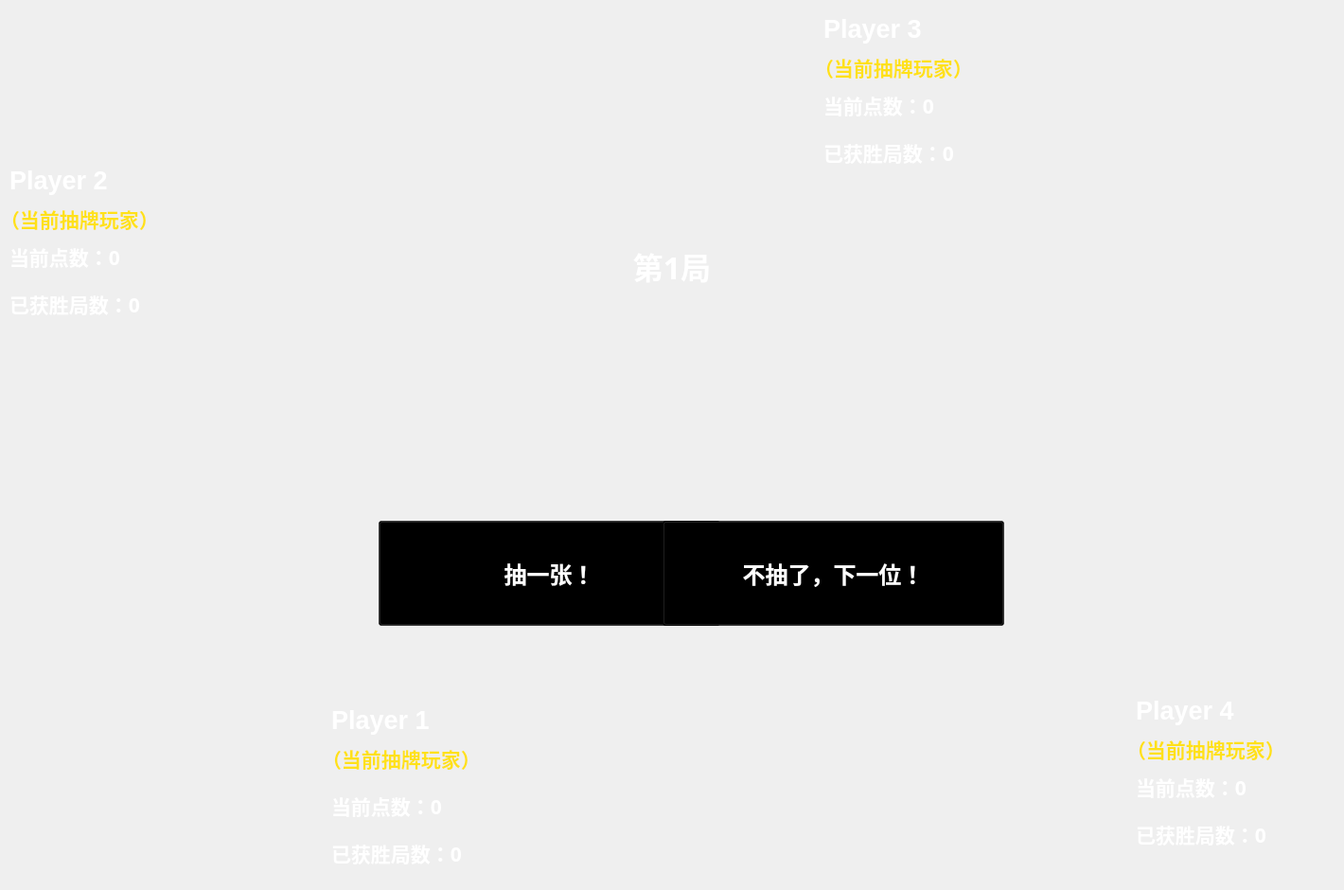
<?xml version="1.0" encoding="UTF-8"?>
<ui version="4.0">
 <class>_21_points</class>
 <widget class="QMainWindow" name="_21_points">
  <property name="geometry">
   <rect>
    <x>0</x>
    <y>0</y>
    <width>1420</width>
    <height>940</height>
   </rect>
  </property>
  <property name="minimumSize">
   <size>
    <width>1420</width>
    <height>940</height>
   </size>
  </property>
  <property name="maximumSize">
   <size>
    <width>1420</width>
    <height>940</height>
   </size>
  </property>
  <property name="windowTitle">
   <string>MainWindow</string>
  </property>
  <widget class="QWidget" name="centralwidget">
   <widget class="QLabel" name="label">
    <property name="geometry">
     <rect>
      <x>0</x>
      <y>0</y>
      <width>1420</width>
      <height>940</height>
     </rect>
    </property>
    <property name="styleSheet">
     <string notr="true">background-image: url(:/backgrounds/graph/backgrounds/bg1.png);</string>
    </property>
    <property name="text">
     <string/>
    </property>
   </widget>
   <widget class="QLabel" name="label_2">
    <property name="geometry">
     <rect>
      <x>560</x>
      <y>330</y>
      <width>325</width>
      <height>184</height>
     </rect>
    </property>
    <property name="styleSheet">
     <string notr="true">background-image: url(:/cards/graph/cards/cardheap.png);</string>
    </property>
    <property name="text">
     <string/>
    </property>
   </widget>
   <widget class="QLabel" name="label_3">
    <property name="geometry">
     <rect>
      <x>560</x>
      <y>720</y>
      <width>147</width>
      <height>221</height>
     </rect>
    </property>
    <property name="styleSheet">
     <string notr="true">background-image: url(:/cards/Club/graph/cards/Club/C_2.png);</string>
    </property>
    <property name="text">
     <string/>
    </property>
   </widget>
   <widget class="QLabel" name="label_4">
    <property name="geometry">
     <rect>
      <x>580</x>
      <y>720</y>
      <width>147</width>
      <height>221</height>
     </rect>
    </property>
    <property name="styleSheet">
     <string notr="true">background-image: url(:/cards/Diamond/graph/cards/Diamond/D_3.png);</string>
    </property>
    <property name="text">
     <string/>
    </property>
   </widget>
   <widget class="QLabel" name="label_5">
    <property name="geometry">
     <rect>
      <x>600</x>
      <y>720</y>
      <width>147</width>
      <height>220</height>
     </rect>
    </property>
    <property name="styleSheet">
     <string notr="true">background-image: url(:/cards/spade/graph/cards/Spade/S_4.png);</string>
    </property>
    <property name="text">
     <string/>
    </property>
   </widget>
   <widget class="QLabel" name="label_6">
    <property name="geometry">
     <rect>
      <x>620</x>
      <y>720</y>
      <width>147</width>
      <height>221</height>
     </rect>
    </property>
    <property name="styleSheet">
     <string notr="true">background-image: url(:/cards/Club/graph/cards/Club/C_2.png);</string>
    </property>
    <property name="text">
     <string/>
    </property>
   </widget>
   <widget class="QLabel" name="label_7">
    <property name="geometry">
     <rect>
      <x>640</x>
      <y>720</y>
      <width>147</width>
      <height>221</height>
     </rect>
    </property>
    <property name="styleSheet">
     <string notr="true">background-image: url(:/cards/Club/graph/cards/Club/C_2.png);</string>
    </property>
    <property name="text">
     <string/>
    </property>
   </widget>
   <widget class="QLabel" name="label_8">
    <property name="geometry">
     <rect>
      <x>660</x>
      <y>720</y>
      <width>147</width>
      <height>221</height>
     </rect>
    </property>
    <property name="styleSheet">
     <string notr="true">background-image: url(:/cards/spade/graph/cards/Spade/S_7.png);</string>
    </property>
    <property name="text">
     <string/>
    </property>
   </widget>
   <widget class="QLabel" name="label_9">
    <property name="geometry">
     <rect>
      <x>680</x>
      <y>720</y>
      <width>147</width>
      <height>221</height>
     </rect>
    </property>
    <property name="styleSheet">
     <string notr="true">background-image: url(:/cards/Club/graph/cards/Club/C_2.png);</string>
    </property>
    <property name="text">
     <string/>
    </property>
   </widget>
   <widget class="QLabel" name="label_10">
    <property name="geometry">
     <rect>
      <x>700</x>
      <y>720</y>
      <width>147</width>
      <height>221</height>
     </rect>
    </property>
    <property name="styleSheet">
     <string notr="true">background-image: url(:/cards/Club/graph/cards/Club/C_2.png);</string>
    </property>
    <property name="text">
     <string/>
    </property>
   </widget>
   <widget class="QLabel" name="label_11">
    <property name="geometry">
     <rect>
      <x>720</x>
      <y>720</y>
      <width>147</width>
      <height>221</height>
     </rect>
    </property>
    <property name="styleSheet">
     <string notr="true">background-image: url(:/cards/Club/graph/cards/Club/C_2.png);</string>
    </property>
    <property name="text">
     <string/>
    </property>
   </widget>
   <widget class="QLabel" name="label_12">
    <property name="geometry">
     <rect>
      <x>740</x>
      <y>720</y>
      <width>147</width>
      <height>221</height>
     </rect>
    </property>
    <property name="styleSheet">
     <string notr="true">background-image: url(:/cards/Diamond/graph/cards/Diamond/D_K.png);</string>
    </property>
    <property name="text">
     <string/>
    </property>
   </widget>
   <widget class="QLabel" name="label_13">
    <property name="geometry">
     <rect>
      <x>760</x>
      <y>720</y>
      <width>147</width>
      <height>221</height>
     </rect>
    </property>
    <property name="styleSheet">
     <string notr="true">background-image: url(:/cards/Club/graph/cards/Club/C_2.png);</string>
    </property>
    <property name="text">
     <string/>
    </property>
   </widget>
   <widget class="QLabel" name="label_14">
    <property name="geometry">
     <rect>
      <x>710</x>
      <y>1</y>
      <width>147</width>
      <height>221</height>
     </rect>
    </property>
    <property name="styleSheet">
     <string notr="true">background-image: url(:/cards/Club/graph/cards/Club/C_2.png);</string>
    </property>
    <property name="text">
     <string/>
    </property>
   </widget>
   <widget class="QLabel" name="label_15">
    <property name="geometry">
     <rect>
      <x>690</x>
      <y>1</y>
      <width>147</width>
      <height>221</height>
     </rect>
    </property>
    <property name="styleSheet">
     <string notr="true">background-image: url(:/cards/Club/graph/cards/Club/C_2.png);</string>
    </property>
    <property name="text">
     <string/>
    </property>
   </widget>
   <widget class="QLabel" name="label_16">
    <property name="geometry">
     <rect>
      <x>670</x>
      <y>1</y>
      <width>147</width>
      <height>221</height>
     </rect>
    </property>
    <property name="styleSheet">
     <string notr="true">background-image: url(:/cards/Club/graph/cards/Club/C_2.png);</string>
    </property>
    <property name="text">
     <string/>
    </property>
   </widget>
   <widget class="QLabel" name="label_17">
    <property name="geometry">
     <rect>
      <x>650</x>
      <y>1</y>
      <width>147</width>
      <height>221</height>
     </rect>
    </property>
    <property name="styleSheet">
     <string notr="true">background-image: url(:/cards/Club/graph/cards/Club/C_2.png);</string>
    </property>
    <property name="text">
     <string/>
    </property>
   </widget>
   <widget class="QLabel" name="label_18">
    <property name="geometry">
     <rect>
      <x>630</x>
      <y>1</y>
      <width>147</width>
      <height>221</height>
     </rect>
    </property>
    <property name="styleSheet">
     <string notr="true">background-image: url(:/cards/Diamond/graph/cards/Diamond/D_6.png);</string>
    </property>
    <property name="text">
     <string/>
    </property>
   </widget>
   <widget class="QLabel" name="label_19">
    <property name="geometry">
     <rect>
      <x>610</x>
      <y>1</y>
      <width>147</width>
      <height>221</height>
     </rect>
    </property>
    <property name="styleSheet">
     <string notr="true">background-image: url(:/cards/Club/graph/cards/Club/C_2.png);</string>
    </property>
    <property name="text">
     <string/>
    </property>
   </widget>
   <widget class="QLabel" name="label_20">
    <property name="geometry">
     <rect>
      <x>590</x>
      <y>1</y>
      <width>147</width>
      <height>221</height>
     </rect>
    </property>
    <property name="styleSheet">
     <string notr="true">background-image: url(:/cards/Club/graph/cards/Club/C_2.png);</string>
    </property>
    <property name="text">
     <string/>
    </property>
   </widget>
   <widget class="QLabel" name="label_21">
    <property name="geometry">
     <rect>
      <x>570</x>
      <y>1</y>
      <width>147</width>
      <height>221</height>
     </rect>
    </property>
    <property name="styleSheet">
     <string notr="true">background-image: url(:/cards/Club/graph/cards/Club/C_2.png);</string>
    </property>
    <property name="text">
     <string/>
    </property>
   </widget>
   <widget class="QLabel" name="label_22">
    <property name="geometry">
     <rect>
      <x>550</x>
      <y>1</y>
      <width>147</width>
      <height>221</height>
     </rect>
    </property>
    <property name="styleSheet">
     <string notr="true">background-image: url(:/cards/Club/graph/cards/Club/C_2.png);</string>
    </property>
    <property name="text">
     <string/>
    </property>
   </widget>
   <widget class="QLabel" name="label_23">
    <property name="geometry">
     <rect>
      <x>530</x>
      <y>1</y>
      <width>147</width>
      <height>221</height>
     </rect>
    </property>
    <property name="styleSheet">
     <string notr="true">background-image: url(:/cards/Club/graph/cards/Club/C_2.png);</string>
    </property>
    <property name="text">
     <string/>
    </property>
   </widget>
   <widget class="QLabel" name="label_24">
    <property name="geometry">
     <rect>
      <x>510</x>
      <y>1</y>
      <width>147</width>
      <height>221</height>
     </rect>
    </property>
    <property name="styleSheet">
     <string notr="true">background-image: url(:/cards/Heart/graph/cards/Heart/H_9.png);</string>
    </property>
    <property name="text">
     <string/>
    </property>
   </widget>
   <widget class="QLabel" name="label_25">
    <property name="geometry">
     <rect>
      <x>1</x>
      <y>365</y>
      <width>221</width>
      <height>147</height>
     </rect>
    </property>
    <property name="styleSheet">
     <string notr="true">background-image: url(:/cards/Heart/graph/cards/Heart/H_5.png);</string>
    </property>
    <property name="text">
     <string/>
    </property>
   </widget>
   <widget class="QLabel" name="label_26">
    <property name="geometry">
     <rect>
      <x>1</x>
      <y>385</y>
      <width>221</width>
      <height>147</height>
     </rect>
    </property>
    <property name="styleSheet">
     <string notr="true">background-image: url(:/cards/Heart/graph/cards/Heart/H_5.png);</string>
    </property>
    <property name="text">
     <string/>
    </property>
   </widget>
   <widget class="QLabel" name="label_27">
    <property name="geometry">
     <rect>
      <x>1</x>
      <y>405</y>
      <width>221</width>
      <height>147</height>
     </rect>
    </property>
    <property name="styleSheet">
     <string notr="true">background-image: url(:/cards/Heart/graph/cards/Heart/H_5.png);</string>
    </property>
    <property name="text">
     <string/>
    </property>
   </widget>
   <widget class="QLabel" name="label_28">
    <property name="geometry">
     <rect>
      <x>1</x>
      <y>425</y>
      <width>221</width>
      <height>147</height>
     </rect>
    </property>
    <property name="styleSheet">
     <string notr="true">background-image: url(:/cards/Heart/graph/cards/Heart/H_5.png);</string>
    </property>
    <property name="text">
     <string/>
    </property>
   </widget>
   <widget class="QLabel" name="label_29">
    <property name="geometry">
     <rect>
      <x>1</x>
      <y>445</y>
      <width>221</width>
      <height>147</height>
     </rect>
    </property>
    <property name="styleSheet">
     <string notr="true">background-image: url(:/cards/Heart/graph/cards/Heart/H_5.png);</string>
    </property>
    <property name="text">
     <string/>
    </property>
   </widget>
   <widget class="QLabel" name="label_30">
    <property name="geometry">
     <rect>
      <x>1</x>
      <y>465</y>
      <width>221</width>
      <height>147</height>
     </rect>
    </property>
    <property name="styleSheet">
     <string notr="true">background-image: url(:/cards/Heart/graph/cards/Heart/H_5.png);</string>
    </property>
    <property name="text">
     <string/>
    </property>
   </widget>
   <widget class="QLabel" name="label_31">
    <property name="geometry">
     <rect>
      <x>1</x>
      <y>485</y>
      <width>221</width>
      <height>147</height>
     </rect>
    </property>
    <property name="styleSheet">
     <string notr="true">background-image: url(:/cards/Heart/graph/cards/Heart/H_5.png);</string>
    </property>
    <property name="text">
     <string/>
    </property>
   </widget>
   <widget class="QLabel" name="label_32">
    <property name="geometry">
     <rect>
      <x>1</x>
      <y>505</y>
      <width>221</width>
      <height>147</height>
     </rect>
    </property>
    <property name="styleSheet">
     <string notr="true">background-image: url(:/cards/Heart/graph/cards/Heart/H_5.png);</string>
    </property>
    <property name="text">
     <string/>
    </property>
   </widget>
   <widget class="QLabel" name="label_33">
    <property name="geometry">
     <rect>
      <x>1</x>
      <y>525</y>
      <width>221</width>
      <height>147</height>
     </rect>
    </property>
    <property name="styleSheet">
     <string notr="true">background-image: url(:/cards/Heart/graph/cards/Heart/H_5.png);</string>
    </property>
    <property name="text">
     <string/>
    </property>
   </widget>
   <widget class="QLabel" name="label_34">
    <property name="geometry">
     <rect>
      <x>1</x>
      <y>545</y>
      <width>221</width>
      <height>147</height>
     </rect>
    </property>
    <property name="styleSheet">
     <string notr="true">background-image: url(:/cards/Heart/graph/cards/Heart/H_5.png);</string>
    </property>
    <property name="text">
     <string/>
    </property>
   </widget>
   <widget class="QLabel" name="label_35">
    <property name="geometry">
     <rect>
      <x>1</x>
      <y>565</y>
      <width>221</width>
      <height>147</height>
     </rect>
    </property>
    <property name="styleSheet">
     <string notr="true">background-image: url(:/cards/Heart/graph/cards/Heart/H_5.png);</string>
    </property>
    <property name="text">
     <string/>
    </property>
   </widget>
   <widget class="QLabel" name="label_36">
    <property name="geometry">
     <rect>
      <x>1198</x>
      <y>575</y>
      <width>221</width>
      <height>147</height>
     </rect>
    </property>
    <property name="styleSheet">
     <string notr="true">background-image: url(:/cards/Heart/graph/cards/Heart/H_5.png);</string>
    </property>
    <property name="text">
     <string/>
    </property>
   </widget>
   <widget class="QLabel" name="label_37">
    <property name="geometry">
     <rect>
      <x>1198</x>
      <y>555</y>
      <width>221</width>
      <height>147</height>
     </rect>
    </property>
    <property name="styleSheet">
     <string notr="true">background-image: url(:/cards/Heart/graph/cards/Heart/H_5.png);</string>
    </property>
    <property name="text">
     <string/>
    </property>
   </widget>
   <widget class="QLabel" name="label_38">
    <property name="geometry">
     <rect>
      <x>1198</x>
      <y>535</y>
      <width>221</width>
      <height>147</height>
     </rect>
    </property>
    <property name="styleSheet">
     <string notr="true">background-image: url(:/cards/Heart/graph/cards/Heart/H_5.png);</string>
    </property>
    <property name="text">
     <string/>
    </property>
   </widget>
   <widget class="QLabel" name="label_39">
    <property name="geometry">
     <rect>
      <x>1198</x>
      <y>515</y>
      <width>221</width>
      <height>147</height>
     </rect>
    </property>
    <property name="styleSheet">
     <string notr="true">background-image: url(:/cards/Heart/graph/cards/Heart/H_5.png);</string>
    </property>
    <property name="text">
     <string/>
    </property>
   </widget>
   <widget class="QLabel" name="label_40">
    <property name="geometry">
     <rect>
      <x>1198</x>
      <y>495</y>
      <width>221</width>
      <height>147</height>
     </rect>
    </property>
    <property name="styleSheet">
     <string notr="true">background-image: url(:/cards/Heart/graph/cards/Heart/H_5.png);</string>
    </property>
    <property name="text">
     <string/>
    </property>
   </widget>
   <widget class="QLabel" name="label_41">
    <property name="geometry">
     <rect>
      <x>1198</x>
      <y>475</y>
      <width>221</width>
      <height>147</height>
     </rect>
    </property>
    <property name="styleSheet">
     <string notr="true">background-image: url(:/cards/Heart/graph/cards/Heart/H_5.png);</string>
    </property>
    <property name="text">
     <string/>
    </property>
   </widget>
   <widget class="QLabel" name="label_42">
    <property name="geometry">
     <rect>
      <x>1198</x>
      <y>455</y>
      <width>221</width>
      <height>147</height>
     </rect>
    </property>
    <property name="styleSheet">
     <string notr="true">background-image: url(:/cards/Heart/graph/cards/Heart/H_5.png);</string>
    </property>
    <property name="text">
     <string/>
    </property>
   </widget>
   <widget class="QLabel" name="label_43">
    <property name="geometry">
     <rect>
      <x>1198</x>
      <y>435</y>
      <width>221</width>
      <height>147</height>
     </rect>
    </property>
    <property name="styleSheet">
     <string notr="true">background-image: url(:/cards/Heart/graph/cards/Heart/H_5.png);</string>
    </property>
    <property name="text">
     <string/>
    </property>
   </widget>
   <widget class="QLabel" name="label_44">
    <property name="geometry">
     <rect>
      <x>1198</x>
      <y>415</y>
      <width>221</width>
      <height>147</height>
     </rect>
    </property>
    <property name="styleSheet">
     <string notr="true">background-image: url(:/cards/Heart/graph/cards/Heart/H_5.png);</string>
    </property>
    <property name="text">
     <string/>
    </property>
   </widget>
   <widget class="QLabel" name="label_45">
    <property name="geometry">
     <rect>
      <x>1198</x>
      <y>395</y>
      <width>221</width>
      <height>147</height>
     </rect>
    </property>
    <property name="styleSheet">
     <string notr="true">background-image: url(:/cards/Heart/graph/cards/Heart/H_5.png);</string>
    </property>
    <property name="text">
     <string/>
    </property>
   </widget>
   <widget class="QLabel" name="label_46">
    <property name="geometry">
     <rect>
      <x>1198</x>
      <y>375</y>
      <width>221</width>
      <height>147</height>
     </rect>
    </property>
    <property name="styleSheet">
     <string notr="true">background-image: url(:/cards/Heart/graph/cards/Heart/H_5.png);</string>
    </property>
    <property name="text">
     <string/>
    </property>
   </widget>
   <widget class="QLabel" name="label_47">
    <property name="geometry">
     <rect>
      <x>350</x>
      <y>730</y>
      <width>331</width>
      <height>61</height>
     </rect>
    </property>
    <property name="font">
     <font>
      <family>Microsoft YaHei UI</family>
      <pointsize>20</pointsize>
      <weight>75</weight>
      <bold>true</bold>
     </font>
    </property>
    <property name="styleSheet">
     <string notr="true">color: rgb(255, 255, 255);</string>
    </property>
    <property name="text">
     <string>Player 1</string>
    </property>
   </widget>
   <widget class="QLabel" name="label_48">
    <property name="geometry">
     <rect>
      <x>350</x>
      <y>820</y>
      <width>341</width>
      <height>61</height>
     </rect>
    </property>
    <property name="font">
     <font>
      <family>Microsoft YaHei</family>
      <pointsize>16</pointsize>
      <weight>75</weight>
      <bold>true</bold>
     </font>
    </property>
    <property name="styleSheet">
     <string notr="true">color: rgb(255, 255, 255);</string>
    </property>
    <property name="text">
     <string>当前点数：0</string>
    </property>
   </widget>
   <widget class="QLabel" name="label_49">
    <property name="geometry">
     <rect>
      <x>1200</x>
      <y>720</y>
      <width>331</width>
      <height>61</height>
     </rect>
    </property>
    <property name="font">
     <font>
      <family>Microsoft YaHei UI</family>
      <pointsize>20</pointsize>
      <weight>75</weight>
      <bold>true</bold>
     </font>
    </property>
    <property name="styleSheet">
     <string notr="true">color: rgb(255, 255, 255);</string>
    </property>
    <property name="text">
     <string>Player 4</string>
    </property>
   </widget>
   <widget class="QLabel" name="label_50">
    <property name="geometry">
     <rect>
      <x>1200</x>
      <y>800</y>
      <width>331</width>
      <height>61</height>
     </rect>
    </property>
    <property name="font">
     <font>
      <family>Microsoft YaHei</family>
      <pointsize>16</pointsize>
      <weight>75</weight>
      <bold>true</bold>
     </font>
    </property>
    <property name="styleSheet">
     <string notr="true">color: rgb(255, 255, 255);</string>
    </property>
    <property name="text">
     <string>当前点数：0</string>
    </property>
   </widget>
   <widget class="QLabel" name="label_51">
    <property name="geometry">
     <rect>
      <x>10</x>
      <y>160</y>
      <width>331</width>
      <height>61</height>
     </rect>
    </property>
    <property name="font">
     <font>
      <family>Microsoft YaHei UI</family>
      <pointsize>20</pointsize>
      <weight>75</weight>
      <bold>true</bold>
     </font>
    </property>
    <property name="styleSheet">
     <string notr="true">color: rgb(255, 255, 255);</string>
    </property>
    <property name="text">
     <string>Player 2</string>
    </property>
   </widget>
   <widget class="QLabel" name="label_52">
    <property name="geometry">
     <rect>
      <x>10</x>
      <y>240</y>
      <width>331</width>
      <height>61</height>
     </rect>
    </property>
    <property name="font">
     <font>
      <family>Microsoft YaHei</family>
      <pointsize>16</pointsize>
      <weight>75</weight>
      <bold>true</bold>
     </font>
    </property>
    <property name="styleSheet">
     <string notr="true">color: rgb(255, 255, 255);</string>
    </property>
    <property name="text">
     <string>当前点数：0</string>
    </property>
   </widget>
   <widget class="QLabel" name="label_53">
    <property name="geometry">
     <rect>
      <x>870</x>
      <y>0</y>
      <width>331</width>
      <height>61</height>
     </rect>
    </property>
    <property name="font">
     <font>
      <family>Microsoft YaHei UI</family>
      <pointsize>20</pointsize>
      <weight>75</weight>
      <bold>true</bold>
     </font>
    </property>
    <property name="styleSheet">
     <string notr="true">color: rgb(255, 255, 255);</string>
    </property>
    <property name="text">
     <string>Player 3</string>
    </property>
   </widget>
   <widget class="QLabel" name="label_54">
    <property name="geometry">
     <rect>
      <x>870</x>
      <y>80</y>
      <width>331</width>
      <height>61</height>
     </rect>
    </property>
    <property name="font">
     <font>
      <family>Microsoft YaHei</family>
      <pointsize>16</pointsize>
      <weight>75</weight>
      <bold>true</bold>
     </font>
    </property>
    <property name="styleSheet">
     <string notr="true">color: rgb(255, 255, 255);</string>
    </property>
    <property name="text">
     <string>当前点数：0</string>
    </property>
   </widget>
   <widget class="QPushButton" name="pushButton">
    <property name="geometry">
     <rect>
      <x>400</x>
      <y>550</y>
      <width>361</width>
      <height>111</height>
     </rect>
    </property>
    <property name="font">
     <font>
      <family>Microsoft YaHei UI</family>
      <pointsize>18</pointsize>
      <weight>75</weight>
      <bold>true</bold>
     </font>
    </property>
    <property name="styleSheet">
     <string notr="true">background-image: url(:/buttons/graph/buttons/button1.png);
color: rgb(255, 255, 255);
background-color: rgba(0, 0, 0, 0);</string>
    </property>
    <property name="text">
     <string>抽一张！</string>
    </property>
   </widget>
   <widget class="QPushButton" name="pushButton_2">
    <property name="geometry">
     <rect>
      <x>700</x>
      <y>550</y>
      <width>361</width>
      <height>111</height>
     </rect>
    </property>
    <property name="font">
     <font>
      <family>Microsoft YaHei UI</family>
      <pointsize>18</pointsize>
      <weight>75</weight>
      <bold>true</bold>
     </font>
    </property>
    <property name="styleSheet">
     <string notr="true">background-image: url(:/buttons/graph/buttons/button1.png);
color: rgb(255, 255, 255);
background-color: rgba(0, 0, 0, 0);</string>
    </property>
    <property name="text">
     <string>不抽了，下一位！</string>
    </property>
   </widget>
   <widget class="QLabel" name="label_55">
    <property name="geometry">
     <rect>
      <x>340</x>
      <y>770</y>
      <width>161</width>
      <height>61</height>
     </rect>
    </property>
    <property name="font">
     <font>
      <family>Microsoft YaHei</family>
      <pointsize>16</pointsize>
      <weight>75</weight>
      <bold>true</bold>
     </font>
    </property>
    <property name="styleSheet">
     <string notr="true">color: rgb(238, 29, 0);
color: rgb(255, 225, 25);</string>
    </property>
    <property name="text">
     <string>（当前抽牌玩家）</string>
    </property>
   </widget>
   <widget class="QLabel" name="label_56">
    <property name="geometry">
     <rect>
      <x>0</x>
      <y>200</y>
      <width>161</width>
      <height>61</height>
     </rect>
    </property>
    <property name="font">
     <font>
      <family>Microsoft YaHei</family>
      <pointsize>16</pointsize>
      <weight>75</weight>
      <bold>true</bold>
     </font>
    </property>
    <property name="styleSheet">
     <string notr="true">color: rgb(238, 29, 0);
color: rgb(255, 225, 25);</string>
    </property>
    <property name="text">
     <string>（当前抽牌玩家）</string>
    </property>
   </widget>
   <widget class="QLabel" name="label_57">
    <property name="geometry">
     <rect>
      <x>860</x>
      <y>40</y>
      <width>161</width>
      <height>61</height>
     </rect>
    </property>
    <property name="font">
     <font>
      <family>Microsoft YaHei</family>
      <pointsize>16</pointsize>
      <weight>75</weight>
      <bold>true</bold>
     </font>
    </property>
    <property name="styleSheet">
     <string notr="true">color: rgb(238, 29, 0);
color: rgb(255, 225, 25);</string>
    </property>
    <property name="text">
     <string>（当前抽牌玩家）</string>
    </property>
   </widget>
   <widget class="QLabel" name="label_58">
    <property name="geometry">
     <rect>
      <x>1190</x>
      <y>760</y>
      <width>161</width>
      <height>61</height>
     </rect>
    </property>
    <property name="font">
     <font>
      <family>Microsoft YaHei</family>
      <pointsize>16</pointsize>
      <weight>75</weight>
      <bold>true</bold>
     </font>
    </property>
    <property name="styleSheet">
     <string notr="true">color: rgb(238, 29, 0);
color: rgb(255, 225, 25);</string>
    </property>
    <property name="text">
     <string>（当前抽牌玩家）</string>
    </property>
   </widget>
   <widget class="QLabel" name="label_59">
    <property name="geometry">
     <rect>
      <x>350</x>
      <y>870</y>
      <width>341</width>
      <height>61</height>
     </rect>
    </property>
    <property name="font">
     <font>
      <family>Microsoft YaHei</family>
      <pointsize>16</pointsize>
      <weight>75</weight>
      <bold>true</bold>
     </font>
    </property>
    <property name="styleSheet">
     <string notr="true">color: rgb(255, 255, 255);</string>
    </property>
    <property name="text">
     <string>已获胜局数：0</string>
    </property>
   </widget>
   <widget class="QLabel" name="label_60">
    <property name="geometry">
     <rect>
      <x>10</x>
      <y>290</y>
      <width>341</width>
      <height>61</height>
     </rect>
    </property>
    <property name="font">
     <font>
      <family>Microsoft YaHei</family>
      <pointsize>16</pointsize>
      <weight>75</weight>
      <bold>true</bold>
     </font>
    </property>
    <property name="styleSheet">
     <string notr="true">color: rgb(255, 255, 255);</string>
    </property>
    <property name="text">
     <string>已获胜局数：0</string>
    </property>
   </widget>
   <widget class="QLabel" name="label_61">
    <property name="geometry">
     <rect>
      <x>870</x>
      <y>130</y>
      <width>341</width>
      <height>61</height>
     </rect>
    </property>
    <property name="font">
     <font>
      <family>Microsoft YaHei</family>
      <pointsize>16</pointsize>
      <weight>75</weight>
      <bold>true</bold>
     </font>
    </property>
    <property name="styleSheet">
     <string notr="true">color: rgb(255, 255, 255);</string>
    </property>
    <property name="text">
     <string>已获胜局数：0</string>
    </property>
   </widget>
   <widget class="QLabel" name="label_62">
    <property name="geometry">
     <rect>
      <x>1200</x>
      <y>850</y>
      <width>341</width>
      <height>61</height>
     </rect>
    </property>
    <property name="font">
     <font>
      <family>Microsoft YaHei</family>
      <pointsize>16</pointsize>
      <weight>75</weight>
      <bold>true</bold>
     </font>
    </property>
    <property name="styleSheet">
     <string notr="true">color: rgb(255, 255, 255);</string>
    </property>
    <property name="text">
     <string>已获胜局数：0</string>
    </property>
   </widget>
   <widget class="QLabel" name="label_63">
    <property name="geometry">
     <rect>
      <x>0</x>
      <y>250</y>
      <width>1420</width>
      <height>61</height>
     </rect>
    </property>
    <property name="font">
     <font>
      <family>Microsoft YaHei</family>
      <pointsize>24</pointsize>
      <weight>75</weight>
      <bold>true</bold>
     </font>
    </property>
    <property name="styleSheet">
     <string notr="true">color: rgb(255, 255, 255);</string>
    </property>
    <property name="text">
     <string>第1局</string>
    </property>
    <property name="alignment">
     <set>Qt::AlignCenter</set>
    </property>
   </widget>
   <widget class="QPushButton" name="pushButton_3">
    <property name="geometry">
     <rect>
      <x>400</x>
      <y>550</y>
      <width>361</width>
      <height>111</height>
     </rect>
    </property>
    <property name="font">
     <font>
      <family>Microsoft YaHei UI</family>
      <pointsize>18</pointsize>
      <weight>75</weight>
      <bold>true</bold>
     </font>
    </property>
    <property name="styleSheet">
     <string notr="true">background-image: url(:/buttons/graph/buttons/button1.png);
color: rgb(255, 255, 255);
background-color: rgba(0, 0, 0, 0);</string>
    </property>
    <property name="text">
     <string>继续游戏</string>
    </property>
   </widget>
   <widget class="QPushButton" name="pushButton_4">
    <property name="geometry">
     <rect>
      <x>700</x>
      <y>550</y>
      <width>361</width>
      <height>111</height>
     </rect>
    </property>
    <property name="font">
     <font>
      <family>Microsoft YaHei UI</family>
      <pointsize>18</pointsize>
      <weight>75</weight>
      <bold>true</bold>
     </font>
    </property>
    <property name="styleSheet">
     <string notr="true">background-image: url(:/buttons/graph/buttons/button1.png);
color: rgb(255, 255, 255);
background-color: rgba(0, 0, 0, 0);</string>
    </property>
    <property name="text">
     <string>结束游戏</string>
    </property>
   </widget>
   <widget class="QLabel" name="label_64">
    <property name="geometry">
     <rect>
      <x>0</x>
      <y>570</y>
      <width>1420</width>
      <height>71</height>
     </rect>
    </property>
    <property name="font">
     <font>
      <family>Microsoft YaHei UI</family>
      <pointsize>20</pointsize>
      <weight>75</weight>
      <bold>true</bold>
     </font>
    </property>
    <property name="styleSheet">
     <string notr="true">color: rgb(255, 255, 255);</string>
    </property>
    <property name="text">
     <string>请等待房间创建者选择是否继续</string>
    </property>
    <property name="alignment">
     <set>Qt::AlignCenter</set>
    </property>
   </widget>
   <zorder>label</zorder>
   <zorder>label_63</zorder>
   <zorder>label_64</zorder>
   <zorder>pushButton_4</zorder>
   <zorder>pushButton_3</zorder>
   <zorder>label_2</zorder>
   <zorder>label_3</zorder>
   <zorder>label_4</zorder>
   <zorder>label_5</zorder>
   <zorder>label_6</zorder>
   <zorder>label_7</zorder>
   <zorder>label_8</zorder>
   <zorder>label_9</zorder>
   <zorder>label_10</zorder>
   <zorder>label_11</zorder>
   <zorder>label_12</zorder>
   <zorder>label_13</zorder>
   <zorder>label_14</zorder>
   <zorder>label_15</zorder>
   <zorder>label_16</zorder>
   <zorder>label_17</zorder>
   <zorder>label_18</zorder>
   <zorder>label_19</zorder>
   <zorder>label_20</zorder>
   <zorder>label_21</zorder>
   <zorder>label_22</zorder>
   <zorder>label_23</zorder>
   <zorder>label_24</zorder>
   <zorder>label_25</zorder>
   <zorder>label_26</zorder>
   <zorder>label_27</zorder>
   <zorder>label_28</zorder>
   <zorder>label_29</zorder>
   <zorder>label_30</zorder>
   <zorder>label_31</zorder>
   <zorder>label_32</zorder>
   <zorder>label_33</zorder>
   <zorder>label_34</zorder>
   <zorder>label_35</zorder>
   <zorder>label_36</zorder>
   <zorder>label_37</zorder>
   <zorder>label_38</zorder>
   <zorder>label_39</zorder>
   <zorder>label_40</zorder>
   <zorder>label_41</zorder>
   <zorder>label_42</zorder>
   <zorder>label_43</zorder>
   <zorder>label_44</zorder>
   <zorder>label_45</zorder>
   <zorder>label_46</zorder>
   <zorder>label_47</zorder>
   <zorder>label_48</zorder>
   <zorder>label_49</zorder>
   <zorder>label_50</zorder>
   <zorder>label_51</zorder>
   <zorder>label_52</zorder>
   <zorder>label_53</zorder>
   <zorder>label_54</zorder>
   <zorder>pushButton</zorder>
   <zorder>pushButton_2</zorder>
   <zorder>label_55</zorder>
   <zorder>label_56</zorder>
   <zorder>label_57</zorder>
   <zorder>label_58</zorder>
   <zorder>label_59</zorder>
   <zorder>label_60</zorder>
   <zorder>label_61</zorder>
   <zorder>label_62</zorder>
  </widget>
 </widget>
 <resources/>
 <connections/>
</ui>
